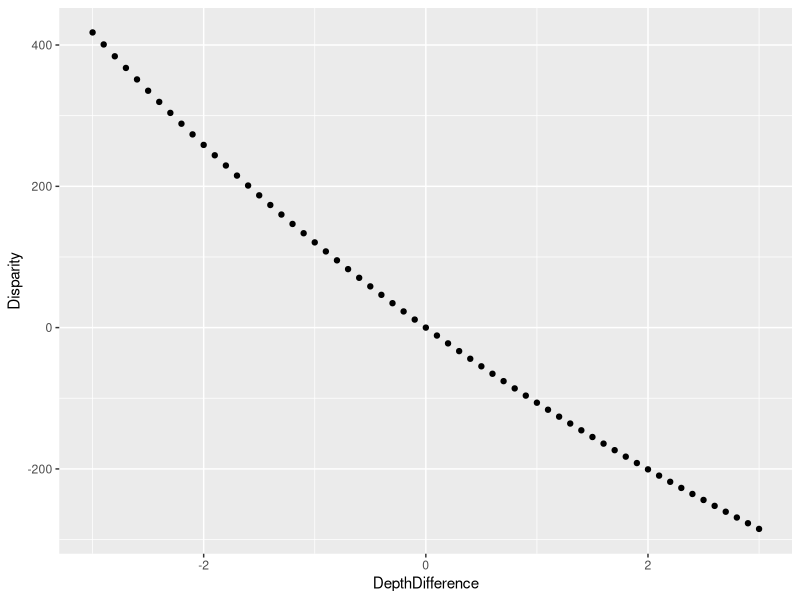

Write the R code that produced this figure.
require(ggplot2)
#15m distance to target
#0.065m interocular distance assumed
#offsets between 0.05 and 0m shown

################stereotest 2


DegreeToRadians <- function(degree){
  radians <- degree*0.01745
  radians
}

RadiansToDegree <- function(radians){
  degree <- radians/0.01745
  degree
}

depth_difference = seq(-3,3,0.1)

#here we compute the disparity elicited by the test rectangle:
#15 (m) is the depth of the rectangle in relation to the observer
#2 (m) is the offset of the stimulus to the left or right from the straight-ahead
#0.065 (m) is the generic assumed interocular distance

disparity_test = 180 - ((90 - RadiansToDegree(atan(2.065/(15+depth_difference)))) + (90 + RadiansToDegree(atan(1.935/(15+depth_difference)))))
#here we compute the disparity elicited by the comparison rectangle:
disparity_zero = 180 - ((90 - RadiansToDegree(atan(2.065/15))) + (90 + RadiansToDegree(atan(1.935/15))))
#here we convert it into arcsec:
(disparity_test-disparity_zero)*3600

DF = data.frame(Disparity = (disparity_test-disparity_zero)*3600,
                DepthDifference = depth_difference)

#here we plot the difference in disparity in function of the difference in depth between test and comparison rectangle: 
ggplot(DF, aes(DepthDifference, Disparity)) +
  geom_point()




#the following equation computes the  size that makes for the same visual angle when depth is changed. 15 meters is assumed as reference depth,
#and the reference size is 2 meters. So we compute how big a target has to be at different depths to occupy the same visual angle as the 2m reference
#target at 15 meters:

#0 = atan((2+0.5*size)/distance)-atan((2-0.5*size)/distance) + atan(1/15) - atan(3/15)

MinimizeThis = function(size,distance){
  abs(atan((2+0.5*size)/distance)-atan((2-0.5*size)/distance) + atan(1/15) - atan(3/15))
}

#find the optimal value to achieve a disparity of 200 arcsec:
optimize(MinimizeThis,c(0,3),tol = 0.0000001, distance = 13.5) #for test rectangle at 13.5m (corresponds roughly to 200 arcsec)
optimize(MinimizeThis,c(0,3),tol = 0.0000001, distance = 16.5) #for test rectangle at 16.5m (corresponds roughly to 175 arcsec)

optimize(MinimizeThis,c(0,3),tol = 0.0000001, distance = 12) #~400 arcsec
optimize(MinimizeThis,c(0,3),tol = 0.0000001, distance = 18) #~300 arcsec
